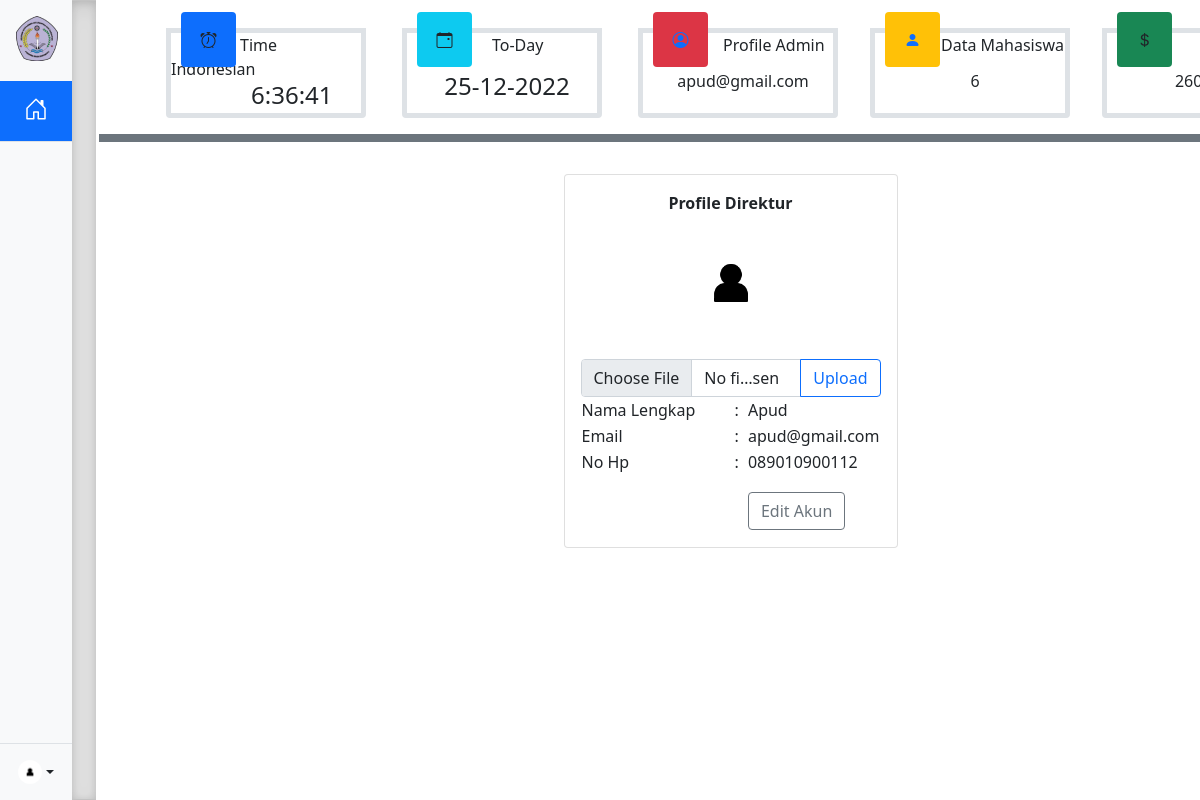
The app's page /profile_direktur.php (signed in) with its own data.
### tables this page shows
CREATE TABLE `profile` (
  `id_profile` int NOT NULL,
  `gambar` varchar(100) NOT NULL,
  `ukuran` varchar(100) NOT NULL,
  `type` varchar(100) NOT NULL,
  `id_pengguna` varchar(25) NOT NULL
);

CREATE TABLE `user` (
  `id_user` int NOT NULL,
  `nama` varchar(100) NOT NULL,
  `email` varchar(100) NOT NULL,
  `nohp` varchar(50) NOT NULL,
  `password` varchar(100) NOT NULL,
  `level` varchar(64) NOT NULL
);

### profile_direktur.php (the view, shortened to what this page needs)
<?php
include "koneksi.php";
$id = $_SESSION['id_user'];
$result = mysqli_query($con,"SELECT * FROM user WHERE id_user='$id'");
$user = mysqli_fetch_assoc($result);
if(mysqli_num_rows($result)===1){
  $nama = $user['nama'];
  $email = $user['email'];
  $nohp = $user['nohp'];
}
$data_mhs = mysqli_query($con,"SELECT * FROM daftar_ulang");
$banyak_mhs = mysqli_num_rows($data_mhs);
$data_bayar = mysqli_query($con,"SELECT * FROM kode_akses");
while($data_saldo = mysqli_fetch_array($data_bayar)){
  $jumlah[] = $data_saldo['bayar_daftar'];
}
$jumlah_uang = array_sum($jumlah);
$profile = mysqli_query($con,"SELECT * FROM profile WHERE id_pengguna='$id'");
    $gambar = mysqli_fetch_assoc($profile);
    if(mysqli_num_rows($profile)===1){
    $poto = $gambar['gambar'];
    }else{
        $poto = "profile.png";
    }
?>
<!doctype html>
<html lang="en">
  <head>
<link href="assets/dist/css/bootstrap.min.css" rel="stylesheet">
<link rel="stylesheet" href="https://cdn.jsdelivr.net/npm/bootstrap-icons@1.8.1/font/bootstrap-icons.css">
    <link href="css/sidebars.css" rel="stylesheet">
  </head>
  <body>
<main>
  <div class="d-flex flex-column flex-shrink-0 bg-light" style="width: 4.5rem;">
    <a href="" class="d-block p-3 link-dark text-decoration-none" title="Icon-only" data-bs-toggle="tooltip" data-bs-placement="right">
      <img src="gambar/amik.png" class="bi" alt="logo amik">
    </a>
    <ul class="nav nav-pills nav-flush flex-column mb-auto text-center">
      <li class="nav-item">
        <a href="halaman_direktur.php" class="nav-link active py-3 border-bottom" aria-current="page" title="Home" data-bs-toggle="tooltip" data-bs-placement="right">
          <svg class="bi" width="24" height="24" role="img" aria-label="Home"><use xlink:href="#home"/></svg>
        </a>
      </li>
    </ul>
    <div class="dropdown border-top">
      <a href="#" class="d-flex align-items-center justify-content-center p-3 link-dark text-decoration-none dropdown-toggle" id="dropdownUser3" data-bs-toggle="dropdown" aria-expanded="false">
        <img src="gambar/<?= $poto; ?>" alt="mdo" width="24" height="24" class="rounded-circle">
      </a>
    </div>
  </div>
  <div class="b-example-divider"></div>
  <div class="d-block">
    <div class="d-flex">
      <div class="d-flex mt-1" style="margin-left:70px; margin-right:150px;">
          <div class="d-block border border-5 mt-4 rounded-bottom" style="width:200px; height:90px;">
          <span style="margin-left:69px;">Time Indonesian</span>
            <div style="display:flex; margin-left:80px;">
                <h4 id="jam"></h4><h4  id="menit"></h4><h4 id="detik"></h4>
            </div>
            </div>
          <div class="d-flex box mt-2 justify-content-center bg-primary rounded-bottom rounded-top" style="margin-left:-185px;"><i class="bi bi-alarm mt-3"></i></div>
      </div>
      <div class="d-flex mt-1 ms-3" style="margin-right:150px;">
          <div class="d-block border border-5 mt-4 rounded-bottom" style="width:200px; height:90px;">
          <span style="margin-left:85px;">To-Day</span>
          <center><h4 style="margin-left:10px; margin-top:15px;"><?php echo date('d-m-Y');?></h4></center>
            </div>
          <div class="d-flex box mt-2 justify-content-center bg-info rounded-bottom rounded-top" style="margin-left:-185px;"><i class="bi bi-calendar-event mt-3"></i></div>
      </div>
      <div class="d-flex mt-1 ms-3 me-3">
          <div class="d-block border border-5 mt-4 rounded-bottom" style="width:200px; height:90px;">
          <span style="margin-left:80px;">Profile Admin</span>
          <center><h6 style="margin-left:10px; margin-top:15px;"><?php echo $email;?></h6></center>
            </div>
          <a href="profile_direktur.php"><div class="d-flex box mt-2 justify-content-center bg-danger rounded-bottom rounded-top" style="margin-left:-185px;"><i class="bi bi-person-circle mt-3"></i></div></a>
      </div>
      <div class="d-flex mt-1 ms-3 me-3">
          <div class="d-block border border-5 mt-4 rounded-bottom" style="width:200px; height:90px;">
          <center><span style="margin-left:65px;">Data Mahasiswa</span></center>
          <center><h6 style="margin-left:10px; margin-top:15px;"><?= $banyak_mhs; ?></center>
            </div>
          <a href="#"><div class="d-flex box mt-2 justify-content-center bg-warning rounded-bottom rounded-top" style="margin-left:-185px;"><i class="bi bi-person-fill mt-3"></i></div></a>
      </div>
      <div class="d-flex mt-1 ms-3">
          <div class="d-block border border-5 mt-4 rounded-bottom" style="width:200px; height:90px;">
          <center><h6 style="margin-left:10px; margin-top:15px;"><?= $jumlah_uang; ?></h6></center>
            </div>
          <div class="d-flex box mt-2 justify-content-center bg-success rounded-bottom rounded-top" style="margin-left:-185px;"><i class="bi bi-currency-dollar mt-3"></i></div>
      </div>
    </div>
    <div class="mt-3" style="margin-left:3px;">
      <div class="bg-secondary mb-4" style="width:1263px; height:8px;"></div>
      <div class="container align-items-center p-2" style="width: 350px;">
        <div class="card">
            <div class="card-body">
              <p class="card-title text-center"><b>Profile Direktur</b></p>
              <div class="mb-3">
                <center>
                  <img src="gambar/<?= $poto; ?>" alt="profile" class="rounded-circle img-fluid" style="width:120px; height:120px;">
                </center>
              </div>
              <fieldset>
              <form action="" method="POST" enctype="multipart/form-data">
                <div class="input-group">
                    <input type="file" class="form-control" id="inputGroupFile04" aria-describedby="inputGroupFileAddon04" name="gambar" aria-label="Upload">
                    <button class="btn btn-outline-primary" name="upload" type="submit" id="inputGroupFileAddon04">Upload</button>
                </div>
                </form>
               </fieldset>
               <center>
               <table>
                <tr>
                    <td style="width:350px;">Nama Lengkap</td>
                    <td style="width:30px;">:</td>
                    <td><?= $nama  ?></td>
                </tr>
                <tr>
                    <td style="width:20px;">Email</td>
                    <td style="width:30px;">:</td>
                    <td><?= $email  ?></td>
                </tr>
                <tr>
                    <td style="width:150px;">No Hp</td>
                    <td style="width:30px;">:</td>
                    <td><?= $nohp  ?></td>
                </tr>
                <tr>
                    <td style="width:350px;"></td>
                    <td style="width:30px;"></td>
                    <td><a href="edit_direktur.php" class="btn btn-outline-secondary me-2 mt-3">Edit Akun</a></td>
                </tr>
            </table>
               </center>
            </div>
          </div>
    </div>
</div>
</main>
  </body>
</html>

### css/sidebars.css (style rules this page uses)
body { min-height: 100vh; min-height: -webkit-fill-available; }
html { height: -webkit-fill-available; }
main { display: flex; flex-wrap: nowrap; height: 100vh; height: -webkit-fill-available; max-height: 100vh; overflow-x: auto; overflow-y: hidden; }
.b-example-divider { flex-shrink: 0; width: 1.5rem; height: 100vh; background-color: rgba(0, 0, 0, .1); border: solid rgba(0, 0, 0, .15); border-width: 1px 0; box-shadow: inset 0 .5em 1.5em rgba(0, 0, 0, .1), inset 0 .125em .5em rgba(0, 0, 0, .15); }
.bi { vertical-align: -.125em; pointer-events: none; fill: currentColor; }
.dropdown-toggle { outline: 0; }
.nav-flush .nav-link { border-radius: 0; }

### profile_direktur.php (style rules this page uses)
.box { width:55px; height:55px; }

### records on screen
profile: gambar (picture)
user: email "apud@gmail.com", nama "Apud", nohp "089010900112"

### other values on screen
$banyak_mhs "6"
